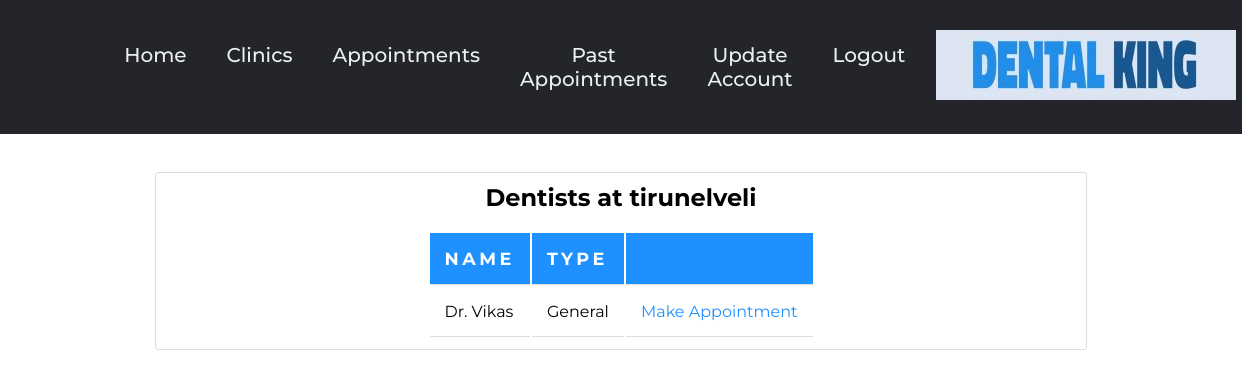
/dentists.php?location=5 (signed in), run on the app's committed database.
### tables this page shows
CREATE TABLE `clinic` (
  `clinic_id` int(10) NOT NULL,
  `Clinic_Name` varchar(32) NOT NULL,
  `location` varchar(32) NOT NULL,
  `open_hr` varchar(4) NOT NULL DEFAULT '1000',
  `close_hr` varchar(4) NOT NULL DEFAULT '1800'
);

CREATE TABLE `dentist` (
  `username` varchar(32) NOT NULL,
  `name` varchar(50) NOT NULL,
  `phone` bigint(10) NOT NULL,
  `age` int(3) NOT NULL,
  `sex` set('M','F') NOT NULL,
  `d_type` set('General','Orthodontist') NOT NULL,
  `location` varchar(32) NOT NULL
);

### dentists.php (the view, shortened to what this page needs)
<?php
    $db=mysqli_connect('localhost','root','','dcms') or die("could not connect to database");
    $locn = $_GET['location'];
?>
<!DOCTYPE HTML>
<html>
<head>
    <link rel="stylesheet" href="styles.css">
    <link href="style10.css" type="text/css"rel="stylesheet"/>
</head>
<body>
  <center>
  <?php require_once("header.php");?>
    <div class="content-section" style="width:75%">
        <?php
        $query2 = "SELECT location FROM clinic WHERE clinic_id = '$locn' LIMIT 1";
        $res_locn = mysqli_query($db, $query2);
        if($res_locn == false || mysqli_num_rows($res_locn) == 0)
        echo "<h3>Invalid Location</h3>";
        else
        {
            $row = mysqli_fetch_assoc($res_locn);
            $loc = $row['location'];
            echo "<h2>Dentists at $loc</h2><br>";
            $query = "SELECT * FROM dentist WHERE location = '$loc'";
            $res_dentist = mysqli_query($db, $query);
            if($res_dentist == false || mysqli_num_rows($res_dentist) == 0)
            echo  "<h3>No dentists available</h3>";
            else
            {
                echo "<table><tr><th>Name</th><th>Type</th><th></th></tr>";
                while($row = mysqli_fetch_assoc($res_dentist))
                {
                    $link = "makeappointment.php?dentist=".$row['username']."";
                    echo "<tr><td>Dr. ".$row['name']."</td><td>".$row['d_type']."</td><td><a href='$link'>Make Appointment</a></td></tr>";
                }
            }
        }
        ?>
        </table>
    </div>
    </center>
</body>
</html>

### styles.css (style rules this page uses)
* { box-sizing: border-box; margin: 0; padding: 0; text-decoration:none; }
th, td { padding: 15px; text-align: left; text-decoration:none; border-bottom: 1px solid #ddd; }
th { background-color: dodgerblue; color: white; }

### style10.css (style rules this page uses)
* { margin: 0; padding: 0; box-sizing: border-box; font-family: 'Lucida Sans', 'Lucida Sans Regular', 'Lucida Grande', 'Lucida Sans Unicode', Geneva, Verdana, sans-serif ; font-family: "Montserrat", sans-serif; }
.content-section { background: #ffffff; padding: 10px 20px; border: 1px solid #dddddd; border-radius: 3px; margin-bottom: 20px; }
th, td { padding: 15px; text-align: left; font-family: "Montserrat", sans-serif; border-bottom: 1px solid #ddd; }
th { font-family: "Montserrat", sans-serif; font-size: 1.1rem; text-transform: uppercase; color: white; letter-spacing: .2em; background-color: dodgerblue ; }

### dentists.php (style rules this page uses)
a { color:dodgerblue; }

### data on the page
clinic: location "tirunelveli"
dentist: name "Vikas", d_type "General"
